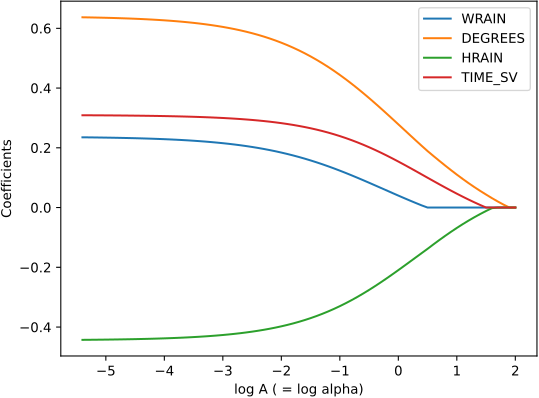

Recreate this plot in Python.
import pandas as pd
my_url = ('https://raw.githubusercontent.com/taroyabuki/' +
          'fromzero/master/data/wine.csv')
my_data = pd.read_csv(my_url)
X, y = my_data.drop(columns=['LPRICE2']), my_data['LPRICE2']

import numpy as np
from scipy.stats import zscore
from sklearn.linear_model import enet_path

As = np.e**np.arange(2, -5.5, -0.1)
B  = 0.1

_, my_path, _ = enet_path(
    zscore(X), zscore(y),
    alphas=As,
    l1_ratio=B)

pd.DataFrame(
    my_path.T,
    columns=X.columns,
    index=np.log(As)
).plot(
    xlabel='log A ( = log alpha)',
    ylabel='Coefficients')

import matplotlib.pyplot as plt
plt.savefig('08-p-enet-path.pdf')
